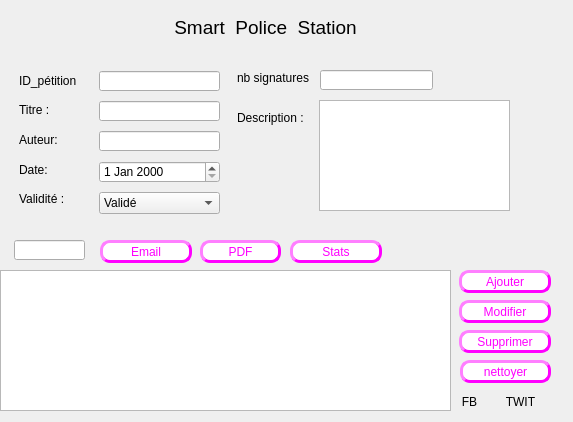
        <widget class="QWidget" name="page_10">
         <widget class="QLabel" name="label_101">
          <property name="geometry">
           <rect>
            <x>237</x>
            <y>110</y>
            <width>81</width>
            <height>16</height>
           </rect>
          </property>
          <property name="text">
           <string>Description :</string>
          </property>
         </widget>
         <widget class="QPushButton" name="pause">
          <property name="geometry">
           <rect>
            <x>489</x>
            <y>10</y>
            <width>75</width>
            <height>51</height>
           </rect>
          </property>
          <property name="styleSheet">
           <string notr="true">border-style:outset ; 
border-width:0px ; 
border-radius:0px;</string>
          </property>
          <property name="text">
           <string/>
          </property>
          <property name="icon">
           <iconset>
            <normaloff>../../Documents/PoliceStation2/Nouveau dossier/break-2398780_1280.png</normaloff>../../Documents/PoliceStation2/Nouveau dossier/break-2398780_1280.png</iconset>
          </property>
          <property name="iconSize">
           <size>
            <width>200</width>
            <height>50</height>
           </size>
          </property>
         </widget>
         <widget class="QLabel" name="label_102">
          <property name="geometry">
           <rect>
            <x>19</x>
            <y>163</y>
            <width>47</width>
            <height>13</height>
           </rect>
          </property>
          <property name="text">
           <string>Date:</string>
          </property>
         </widget>
         <widget class="QPushButton" name="pushButton_48">
          <property name="geometry">
           <rect>
            <x>100</x>
            <y>240</y>
            <width>92</width>
            <height>23</height>
           </rect>
          </property>
          <property name="styleSheet">
           <string notr="true">
background-color:white; 
color: rgb(255, 0, 255);
border-style:outset ; 
border-width:3px ; 
border-radius:10px;</string>
          </property>
          <property name="text">
           <string>Email</string>
          </property>
         </widget>
         <widget class="QPushButton" name="play">
          <property name="geometry">
           <rect>
            <x>426</x>
            <y>-1</y>
            <width>75</width>
            <height>71</height>
           </rect>
          </property>
          <property name="styleSheet">
           <string notr="true">border-style:outset ; 
border-width:0px ; 
border-radius:0px;</string>
          </property>
          <property name="text">
           <string/>
          </property>
          <property name="icon">
           <iconset>
            <normaloff>../../Documents/PoliceStation2/Nouveau dossier/play-button-circled.png</normaloff>../../Documents/PoliceStation2/Nouveau dossier/play-button-circled.png</iconset>
          </property>
          <property name="iconSize">
           <size>
            <width>220</width>
            <height>55</height>
           </size>
          </property>
         </widget>
         <widget class="QDateEdit" name="dateEdit">
          <property name="geometry">
           <rect>
            <x>99</x>
            <y>161</y>
            <width>121</width>
            <height>22</height>
           </rect>
          </property>
         </widget>
         <widget class="QPushButton" name="ajouter_petition">
          <property name="geometry">
           <rect>
            <x>459</x>
            <y>270</y>
            <width>92</width>
            <height>23</height>
           </rect>
          </property>
          <property name="styleSheet">
           <string notr="true">
background-color:white; 
color: rgb(255, 0, 255);
border-style:outset ; 
border-width:3px ; 
border-radius:10px;</string>
          </property>
          <property name="text">
           <string>Ajouter</string>
          </property>
         </widget>
         <widget class="QLabel" name="label_103">
          <property name="geometry">
           <rect>
            <x>19</x>
            <y>191</y>
            <width>51</width>
            <height>16</height>
           </rect>
          </property>
          <property name="text">
           <string>Validité :</string>
          </property>
         </widget>
         <widget class="QLabel" name="label_110">
          <property name="geometry">
           <rect>
            <x>237</x>
            <y>70</y>
            <width>111</width>
            <height>16</height>
           </rect>
          </property>
          <property name="text">
           <string>nb signatures </string>
          </property>
         </widget>
         <widget class="QPushButton" name="supprimer_petition">
          <property name="geometry">
           <rect>
            <x>459</x>
            <y>330</y>
            <width>92</width>
            <height>23</height>
           </rect>
          </property>
          <property name="styleSheet">
           <string notr="true">
background-color:white; 
color: rgb(255, 0, 255);
border-style:outset ; 
border-width:3px ; 
border-radius:10px;</string>
          </property>
          <property name="text">
           <string>Supprimer</string>
          </property>
         </widget>
         <widget class="QTextEdit" name="description_pet">
          <property name="geometry">
           <rect>
            <x>319</x>
            <y>100</y>
            <width>191</width>
            <height>111</height>
           </rect>
          </property>
         </widget>
         <widget class="QLabel" name="label_111">
          <property name="geometry">
           <rect>
            <x>19</x>
            <y>133</y>
            <width>47</width>
            <height>13</height>
           </rect>
          </property>
          <property name="text">
           <string>Auteur:</string>
          </property>
         </widget>
         <widget class="QLabel" name="policou_21">
          <property name="geometry">
           <rect>
            <x>169</x>
            <y>10</y>
            <width>231</width>
            <height>35</height>
           </rect>
          </property>
          <property name="sizePolicy">
           <sizepolicy hsizetype="Preferred" vsizetype="Maximum">
            <horstretch>0</horstretch>
            <verstretch>0</verstretch>
           </sizepolicy>
          </property>
          <property name="font">
           <font>
            <family>Arial</family>
            <pointsize>14</pointsize>
            <weight>50</weight>
            <bold>false</bold>
            <underline>false</underline>
           </font>
          </property>
          <property name="text">
           <string> Smart  Police  Station</string>
          </property>
          <property name="textFormat">
           <enum>Qt::PlainText</enum>
          </property>
         </widget>
         <widget class="QPushButton" name="pdf_petition">
          <property name="geometry">
           <rect>
            <x>200</x>
            <y>240</y>
            <width>81</width>
            <height>23</height>
           </rect>
          </property>
          <property name="styleSheet">
           <string notr="true">
background-color:white; 
color: rgb(255, 0, 255);
border-style:outset ; 
border-width:3px ; 
border-radius:10px;</string>
          </property>
          <property name="text">
           <string>PDF</string>
          </property>
         </widget>
         <widget class="QLineEdit" name="titre_pet">
          <property name="geometry">
           <rect>
            <x>99</x>
            <y>101</y>
            <width>121</width>
            <height>20</height>
           </rect>
          </property>
         </widget>
         <widget class="QLabel" name="idpetition_5">
          <property name="geometry">
           <rect>
            <x>19</x>
            <y>73</y>
            <width>81</width>
            <height>16</height>
           </rect>
          </property>
          <property name="text">
           <string>ID_pétition</string>
          </property>
         </widget>
         <widget class="QTableView" name="tab_petition">
          <property name="geometry">
           <rect>
            <x>0</x>
            <y>270</y>
            <width>451</width>
            <height>141</height>
           </rect>
          </property>
         </widget>
         <widget class="QLineEdit" name="auteur_pet">
          <property name="geometry">
           <rect>
            <x>99</x>
            <y>131</y>
            <width>121</width>
            <height>20</height>
           </rect>
          </property>
         </widget>
         <widget class="QPushButton" name="modifier_petition">
          <property name="geometry">
           <rect>
            <x>459</x>
            <y>300</y>
            <width>92</width>
            <height>23</height>
           </rect>
          </property>
          <property name="styleSheet">
           <string notr="true">
background-color:white; 
color: rgb(255, 0, 255);
border-style:outset ; 
border-width:3px ; 
border-radius:10px;</string>
          </property>
          <property name="text">
           <string>Modifier</string>
          </property>
         </widget>
         <widget class="QLineEdit" name="nbr_pet">
          <property name="geometry">
           <rect>
            <x>320</x>
            <y>70</y>
            <width>113</width>
            <height>20</height>
           </rect>
          </property>
         </widget>
         <widget class="QComboBox" name="validite_pet">
          <property name="geometry">
           <rect>
            <x>99</x>
            <y>192</y>
            <width>121</width>
            <height>22</height>
           </rect>
          </property>
          <property name="styleSheet">
           <string notr="true"/>
          </property>
          <item>
           <property name="text">
            <string>Validé</string>
           </property>
          </item>
          <item>
           <property name="text">
            <string>Non validé</string>
           </property>
          </item>
         </widget>
         <widget class="QLabel" name="label_112">
          <property name="geometry">
           <rect>
            <x>19</x>
            <y>103</y>
            <width>47</width>
            <height>13</height>
           </rect>
          </property>
          <property name="text">
           <string>Titre :</string>
          </property>
         </widget>
         <widget class="QLineEdit" name="id_pet">
          <property name="geometry">
           <rect>
            <x>99</x>
            <y>71</y>
            <width>121</width>
            <height>20</height>
           </rect>
          </property>
         </widget>
         <widget class="QPushButton" name="nettoyer_2">
          <property name="geometry">
           <rect>
            <x>460</x>
            <y>360</y>
            <width>91</width>
            <height>23</height>
           </rect>
          </property>
          <property name="styleSheet">
           <string notr="true">
background-color:white; 
color: rgb(255, 0, 255);
border-style:outset ; 
border-width:3px ; 
border-radius:10px;</string>
          </property>
          <property name="text">
           <string>nettoyer</string>
          </property>
         </widget>
         <widget class="QLineEdit" name="recherche_dynamique">
          <property name="geometry">
           <rect>
            <x>14</x>
            <y>240</y>
            <width>71</width>
            <height>20</height>
           </rect>
          </property>
         </widget>
         <widget class="QPushButton" name="pushButton_twitter">
          <property name="geometry">
           <rect>
            <x>490</x>
            <y>390</y>
            <width>61</width>
            <height>23</height>
           </rect>
          </property>
          <property name="styleSheet">
           <string notr="true">border-style:outset ; 
border-width:0px ; 
border-radius:0px;</string>
          </property>
          <property name="text">
           <string>TWIT</string>
          </property>
          <property name="icon">
           <iconset>
            <normaloff>../../../Downloads/sm_5b32227ca3eb9.jpg</normaloff>../../../Downloads/sm_5b32227ca3eb9.jpg</iconset>
          </property>
          <property name="iconSize">
           <size>
            <width>200</width>
            <height>30</height>
           </size>
          </property>
         </widget>
         <widget class="QPushButton" name="pushButton_facebook">
          <property name="geometry">
           <rect>
            <x>449</x>
            <y>390</y>
            <width>41</width>
            <height>23</height>
           </rect>
          </property>
          <property name="styleSheet">
           <string notr="true">border-style:outset ; 
border-width:0px ; 
border-radius:0px;</string>
          </property>
          <property name="text">
           <string>FB</string>
          </property>
          <property name="icon">
           <iconset>
            <normaloff>../../../Downloads/png-clipart-facebook-logo-computer-icons-facebook-the-bulwell-academy-like-button-icon-like-s-miscellaneous-blue.png</normaloff>../../../Downloads/png-clipart-facebook-logo-computer-icons-facebook-the-bulwell-academy-like-button-icon-like-s-miscellaneous-blue.png</iconset>
          </property>
         </widget>
         <widget class="QPushButton" name="voir_stats">
          <property name="geometry">
           <rect>
            <x>290</x>
            <y>240</y>
            <width>92</width>
            <height>23</height>
           </rect>
          </property>
          <property name="styleSheet">
           <string notr="true">
background-color:white; 
color: rgb(255, 0, 255);
border-style:outset ; 
border-width:3px ; 
border-radius:10px;</string>
          </property>
          <property name="text">
           <string>Stats</string>
          </property>
         </widget>
        </widget>
